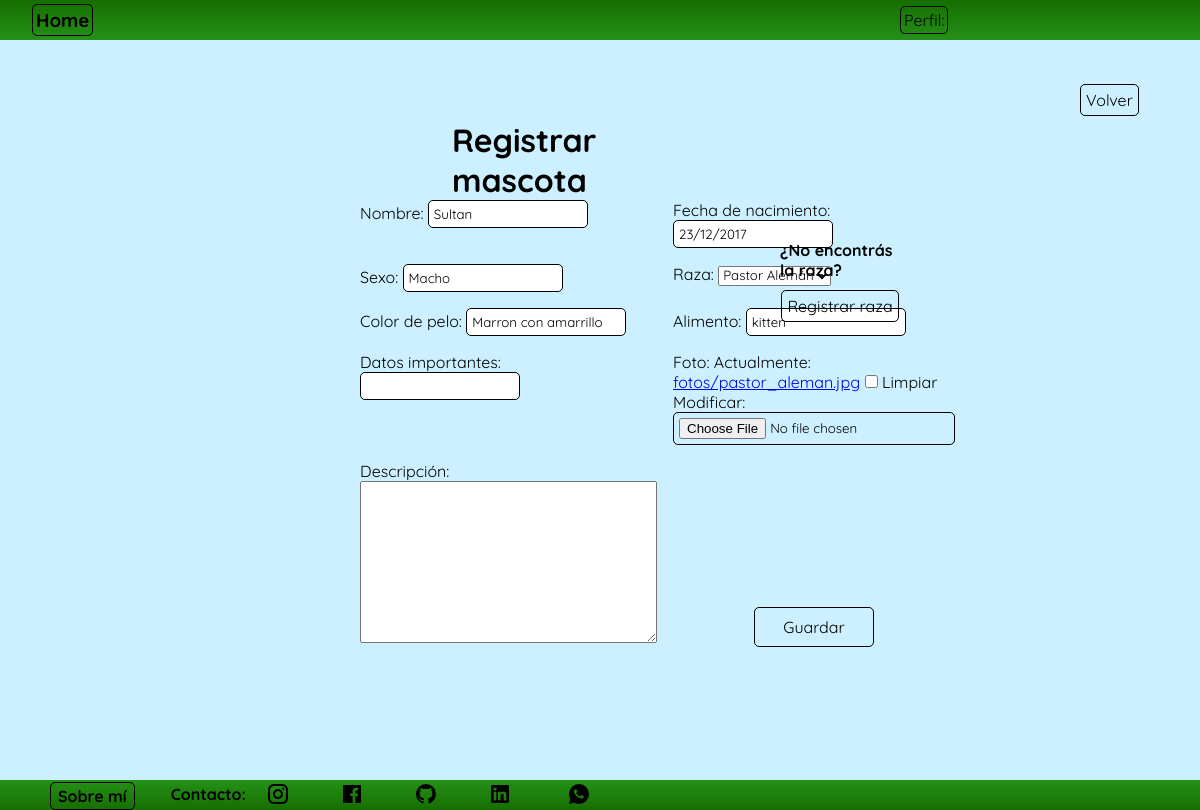
Page /perfil/perfil/mascota/update/13 on the committed database.
### perfil/models.py (models this page shows, shortened)
class Mascota(models.Model):
    nombre= models.CharField(max_length=50, verbose_name='Nombre')
    fecha_nacimiento = models.DateField(verbose_name='Fecha de nacimiento')
    sexo = models.CharField(max_length=20, null=True, blank=True, verbose_name='Sexo')
    raza = models.ForeignKey(Raza, on_delete=models.SET_NULL,null=True, blank=True, verbose_name='Raza')
    color_pelo = models.CharField(max_length=100, null=True,blank=True, verbose_name='Color de pelo')
    alimento = models.CharField(max_length=100, null=True,blank=True)
    datos_importantes = models.CharField(max_length=150, null=True,blank=True)
    foto = models.ImageField(upload_to='fotos',null=True, blank=True)
    descripcion = models.TextField(null=True, blank=True, verbose_name=('Descripción'))
    user = models.ForeignKey(User, on_delete=models.CASCADE)
    class Meta:
        verbose_name = 'Mascota'
        verbose_name_plural = 'Mascotas'

class Raza(models.Model):
    nombre = models.CharField(max_length=100)
    def __str__(self):
        return self.nombre
    class Meta:
        verbose_name = 'Raza'
        verbose_name_plural = 'Razas'

### perfil/views.py (the view)
# urls.py: path('perfil/mascota/update/<int:pk>', MascotaUpdate.as_view(), name='mascota_update'),
class MascotaUpdate(UpdateView):
    model = Mascota
    form_class= MascotaForm
    success_url = reverse_lazy('perfil:mascota_list')

### perfil/forms.py
class MascotaForm(forms.ModelForm):
    class Meta:
        model= Mascota
        fields = ['nombre', 'fecha_nacimiento', 'sexo', 'raza', 'color_pelo', 'alimento', 'datos_importantes', 'foto', 'descripcion']

### perfil/templates/perfil/mascota_form.html (shortened to what this page needs)
{% extends 'core/base.html' %}
{% block content %}
    <nav class="navbar">
        <div class="titulo">
            <h3><a href="{% url 'core:index' %}" class="link">Home</a></h3>
        </div>
        <div class="paginas">
            <ul class="links">
                <a href="{% url 'perfil:index' %}" class="link">Perfil: {{ user.username }}</a>
            </ul>
        </div>
    </nav>
    <main class="contenedor">
        <div class="titulo_registrar">
            <h1>Registrar mascota</h1>
        </div>
        <form method="post" enctype="multipart/form-data" class="formulario_mascota">
            {{ form }}
            <div class="contenedor_boton_mascota">
                <button type="submit" class="boton_mascota">Guardar</button>
            </div>
        </form>
        <div class="crear_raza_contenedor">
            <p><strong>¿No encontrás la raza?</strong></p>
            <a href="{% url 'perfil:raza_create' %}" class="crear_raza">Registrar raza</a>
        </div>
        <div class="volver_mascota_contenedor">
            <a href="{% url 'perfil:mascota_list' %}" class="volver_mascota">Volver</a>
        </div>
    </main>
{% endblock content %}

### core/static/css/style.css (style rules this page uses)
* { padding: 0; margin: 0; font-family: "Quicksand", sans-serif; }
.contenedor { display: grid; grid-template-columns: repeat(20, 5vw); grid-template-rows: repeat(18, 5vh); min-height: 92.54vh; background-color: rgb(204, 240, 255); width: 100vw; overflow: auto; }
.navbar { display: grid; grid-template-columns: repeat(20, 5vw); grid-template-rows: 40px; width: 100vw; background: linear-gradient(rgb(22, 110, 0), rgb(36, 145, 24)); align-items: center; }
.paginas { grid-column-start: 16; grid-column-end: 18; }
.links { display: flex; }
.link { text-decoration: none; color: black; transition-duration: .3s; border: 1px solid black; border-radius: 5px; padding: 3px; }
.titulo { display: flex; gap: 2rem; align-items: center; margin-left: 2rem; }
.contenedor_boton_mascota { display: grid; align-content: end; justify-content: center; }
.boton_mascota { padding: 3px; background: none; border: 1px solid black; border-radius: 5px; font: inherit; color: inherit; cursor: pointer; outline: none; transition-duration: .3s; width: 120px; height: 40px; transition-duration: .2s; }
.volver_mascota_contenedor { grid-column-start: 19; grid-row-start: 2; align-content: center; }
.volver_mascota { text-decoration: none; color: black; border: 1px solid black; border-radius: 5px; padding: 5px; transition-duration: .2s; }
.formulario_mascota { display: grid; grid-template-columns: 1fr 1fr; gap: 1rem; grid-column-start: 7; grid-column-end: 13; grid-row-start: 5; }
.formulario_mascota input { border-radius: 5px; border: 1px solid black; padding: 5px; }
.titulo_registrar { display: flex; grid-row-start: 3; grid-column-start: 8; grid-column-end: 13; color: rgb(0, 0, 0); margin-left: 2rem; }
.crear_raza_contenedor { grid-column-start: 14; grid-column-end: 16; grid-row-start: 6; display: flex; flex-direction: column; align-items: center; row-gap: 10px; }
.crear_raza { text-decoration: none; color: black; border: 1px solid black; border-radius: 5px; padding: 5px; transition-duration: .2s; }

### rows in the picture
Mascota: nombre "Sultan", fecha_nacimiento "23/12/2017", sexo "Macho", raza "Pastor Alemán", color_pelo "Marron con amarrillo", alimento "kitten"
